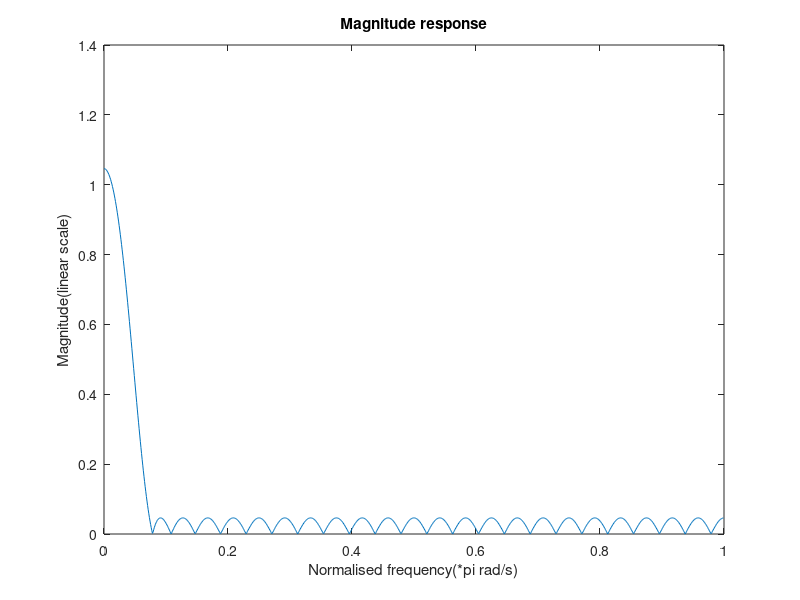

MATLAB code to generate this figure: (Note: this script raises an error after producing the figure.)
%filter design

clc;
clear;
close all;


N = 2^9;                % block length

fs = 24E3;%samplin frequency
% FIR filter design
[ORD, passband_edge, frequency_band_mag, w] = firpmord([220 880], [1 0], [0.05 0.05], fs);
ORD = ORD + 7;  % increment the filter order until all specifications are satisfied

num = firpm(ORD, passband_edge, frequency_band_mag, w);

%verify the filter
[h, w] = freqz(num, 1, 2^10);
plot(w/pi, abs(h));
title('Magnitude response');
xlabel('Normalised frequency(*pi rad/s)');
ylabel('Magnitude(linear scale)');

%PHASE
figure;
plot(w/pi, phase(h));
title('Phase response');
xlabel('Normalised frequency(*pi rad/s)');
ylabel('Phase(rad)');

%num is the filter coefficients we need
%use print array for this array
print_array(num, 'b');

%%%%Test signal genration
%central frequency at around
%r = r1+r2, where r1 at 100Hz, 
f1 = 100;
w1 = 2*pi*f1;
%r2 at 1000Hz 
f2 = 2000;
w2 = 2*pi*f2;
%test signal length is the same as the sampling frequency
n_sampled = (1:fs*100)/fs;
x = sin(w2*n_sampled);

%plot this generated signal in frequency domain
figure;
N=fs*100;
X1_mags = abs(fft(x));
fax_bins = [0 : N-1]; %frequency axis in bins
N_2 = ceil(N/2);
plot(fax_bins(1:N_2)*fs/N, X1_mags(1:N_2));
title('Generated x in Frequency domain');
xlabel('frequency(Hz)');
ylabel('Magnitude(linear scale)');

%sound(x, fs);

%%try to filter this signal with the filter we designed

x_filtered = filter(num, 1, x);


%plot this generated signal in frequency domain
figure;
N=fs*100;
X1_mags = abs(fft(x_filtered));
fax_bins = [0 : N-1]; %frequency axis in bins
N_2 = ceil(N/2);
plot(fax_bins(1:N_2)*fs/N, X1_mags(1:N_2));
title('filtered x in Frequency domain');
xlabel('frequency(Hz)');
ylabel('Magnitude(linear scale)');

sound(x, fs);
